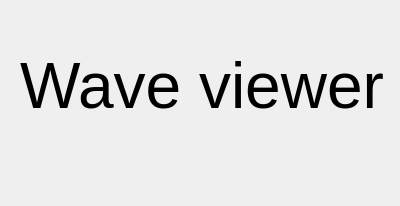
<?xml version="1.0" encoding="UTF-8"?>
<ui version="4.0">
 <class>AboutDialog</class>
 <widget class="QDialog" name="AboutDialog">
  <property name="geometry">
   <rect>
    <x>0</x>
    <y>0</y>
    <width>400</width>
    <height>206</height>
   </rect>
  </property>
  <property name="windowTitle">
   <string>About</string>
  </property>
  <widget class="QLabel" name="label">
   <property name="geometry">
    <rect>
     <x>20</x>
     <y>30</y>
     <width>371</width>
     <height>111</height>
    </rect>
   </property>
   <property name="font">
    <font>
     <pointsize>48</pointsize>
    </font>
   </property>
   <property name="text">
    <string>Wave viewer</string>
   </property>
  </widget>
 </widget>
 <resources/>
 <connections/>
</ui>
